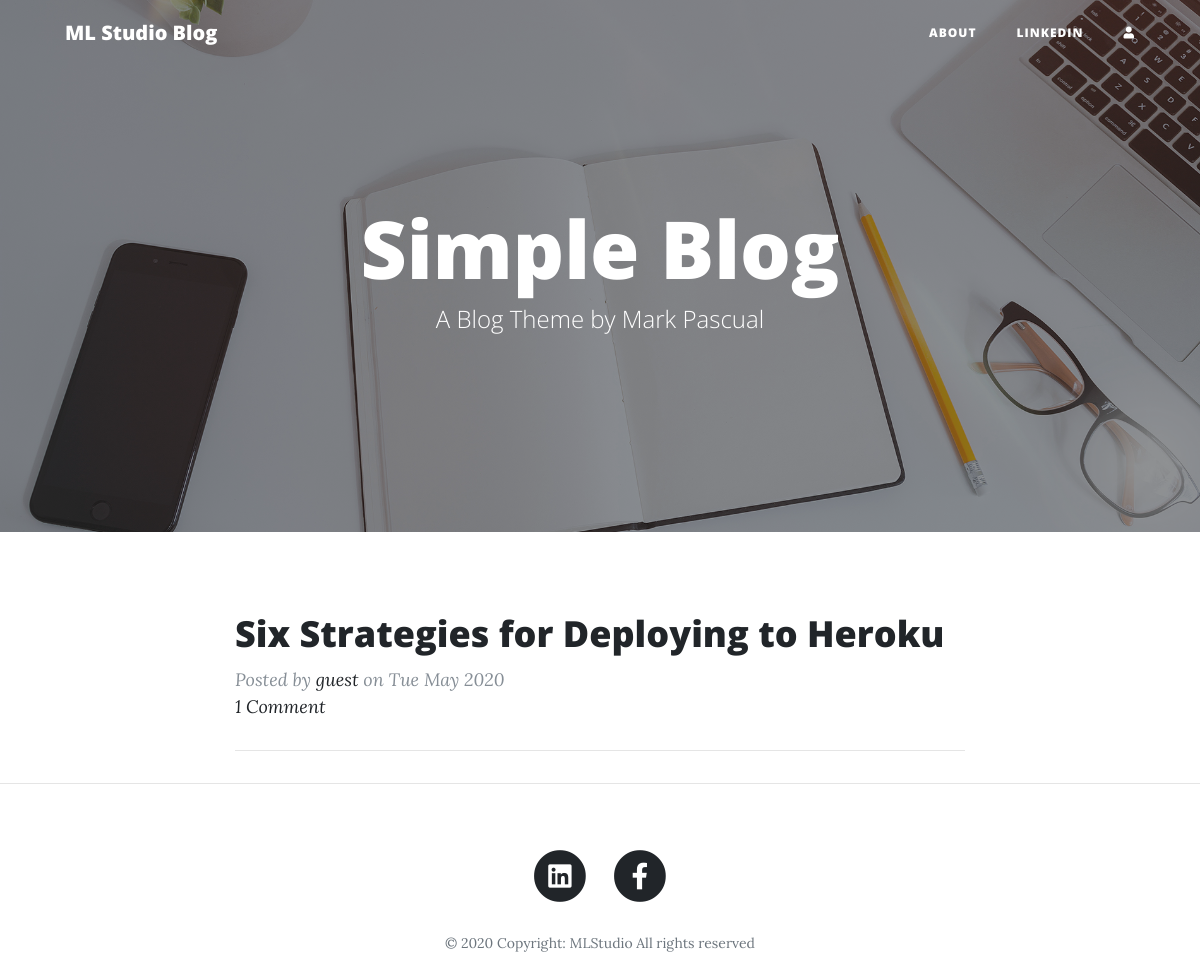
The page / on the database its author committed.
### blog/models.py (models this page shows, shortened)
class Post(models.Model):
    author = models.ForeignKey('auth.User',on_delete=models.CASCADE)
    title = models.CharField(max_length=255)
    text = RichTextField(blank=True, null=True, config_name='awesome_ckeditor')
    post_image = models.ImageField(upload_to='post_image', blank=True)
    created_date = models.DateTimeField(default=timezone.now)
    published_date = models.DateTimeField(blank=True,null=True)
    def approve_comments(self):
        return  self.comments.filter(approved_comment =True)

### blog/views.py (the view)
# urls.py: path('', views.PostListView.as_view(), name='post_list'),
class PostListView(ListView):
    model = Post
    def get_queryset(self):
        return Post.objects.filter(published_date__lte=timezone.now()).order_by('-published_date')

### blog/templates/blog/post_list.html (shortened to what this page needs)
{% extends "blog/base.html" %}
{%  block content %}
    <div class="centerstage">
        {% for post in post_list %}
          <div class="post-preview">
              <a href="{% url 'post_detail' pk=post.pk %}">
                <h2 class="post-title">
                  {{ post.title }}
                </h2>
              </a>
              <p class="post-meta">Posted by
                  <a href="#">{{ post.author }}</a> on {{post.published_date|date:"D M Y"}}
                  <br>
                  {% if post.approve_comments.count <= 1 %}
                        <a href="{% url 'post_detail' pk=post.pk %}">{{ post.approve_comments.count }}  Comment </a>
                  {% else %}
                        <a href="{% url 'post_detail' pk=post.pk %}">{{ post.approve_comments.count }}  Comments </a>
                  {% endif %}
              </p>
          </div>
        <hr>
        {% endfor %}
    </div>
{% endblock %}

### rows shown on the page
Post: title "Six Strategies for Deploying to Heroku", author "guest", published_date "Tue May 2020", approve_comments.count "1"
